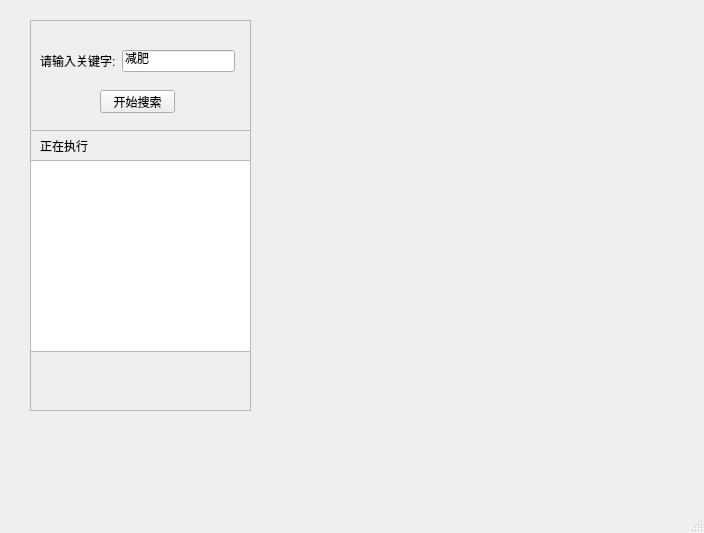
<?xml version="1.0" encoding="UTF-8"?>
<ui version="4.0">
 <class>MainWindow</class>
 <widget class="QMainWindow" name="MainWindow">
  <property name="geometry">
   <rect>
    <x>0</x>
    <y>0</y>
    <width>704</width>
    <height>533</height>
   </rect>
  </property>
  <property name="windowTitle">
   <string>MainWindow</string>
  </property>
  <widget class="QWidget" name="centralwidget">
   <widget class="QFrame" name="frame">
    <property name="geometry">
     <rect>
      <x>30</x>
      <y>20</y>
      <width>221</width>
      <height>111</height>
     </rect>
    </property>
    <property name="frameShape">
     <enum>QFrame::StyledPanel</enum>
    </property>
    <property name="frameShadow">
     <enum>QFrame::Raised</enum>
    </property>
    <widget class="QPushButton" name="btn_search">
     <property name="geometry">
      <rect>
       <x>70</x>
       <y>70</y>
       <width>75</width>
       <height>23</height>
      </rect>
     </property>
     <property name="text">
      <string>开始搜索</string>
     </property>
    </widget>
    <widget class="QWidget" name="">
     <property name="geometry">
      <rect>
       <x>10</x>
       <y>30</y>
       <width>195</width>
       <height>22</height>
      </rect>
     </property>
     <layout class="QHBoxLayout" name="horizontalLayout">
      <item>
       <widget class="QLabel" name="label">
        <property name="text">
         <string>请输入关键字:</string>
        </property>
       </widget>
      </item>
      <item>
       <widget class="QLineEdit" name="lineEdit_search">
        <property name="text">
         <string>减肥</string>
        </property>
       </widget>
      </item>
     </layout>
    </widget>
   </widget>
   <widget class="QFrame" name="frame_2">
    <property name="geometry">
     <rect>
      <x>30</x>
      <y>130</y>
      <width>221</width>
      <height>281</height>
     </rect>
    </property>
    <property name="frameShape">
     <enum>QFrame::StyledPanel</enum>
    </property>
    <property name="frameShadow">
     <enum>QFrame::Raised</enum>
    </property>
    <widget class="QListView" name="list_log">
     <property name="geometry">
      <rect>
       <x>0</x>
       <y>30</y>
       <width>221</width>
       <height>192</height>
      </rect>
     </property>
    </widget>
    <widget class="QLabel" name="lbl_status">
     <property name="geometry">
      <rect>
       <x>10</x>
       <y>10</y>
       <width>54</width>
       <height>12</height>
      </rect>
     </property>
     <property name="text">
      <string>正在执行</string>
     </property>
    </widget>
   </widget>
  </widget>
  <widget class="QMenuBar" name="menubar">
   <property name="geometry">
    <rect>
     <x>0</x>
     <y>0</y>
     <width>704</width>
     <height>23</height>
    </rect>
   </property>
  </widget>
  <widget class="QStatusBar" name="statusbar"/>
 </widget>
 <resources/>
 <connections/>
</ui>
